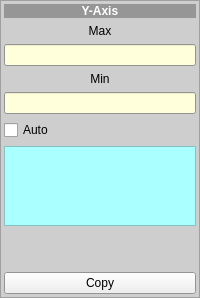
    <widget class="QFrame" name="frame_12">
     <property name="minimumSize">
      <size>
       <width>50</width>
       <height>0</height>
      </size>
     </property>
     <property name="palette">
      <palette>
       <active>
        <colorrole role="Base">
         <brush brushstyle="SolidPattern">
          <color alpha="255">
           <red>255</red>
           <green>255</green>
           <blue>255</blue>
          </color>
         </brush>
        </colorrole>
        <colorrole role="Window">
         <brush brushstyle="SolidPattern">
          <color alpha="255">
           <red>206</red>
           <green>206</green>
           <blue>206</blue>
          </color>
         </brush>
        </colorrole>
       </active>
       <inactive>
        <colorrole role="Base">
         <brush brushstyle="SolidPattern">
          <color alpha="255">
           <red>255</red>
           <green>255</green>
           <blue>255</blue>
          </color>
         </brush>
        </colorrole>
        <colorrole role="Window">
         <brush brushstyle="SolidPattern">
          <color alpha="255">
           <red>206</red>
           <green>206</green>
           <blue>206</blue>
          </color>
         </brush>
        </colorrole>
       </inactive>
       <disabled>
        <colorrole role="Base">
         <brush brushstyle="SolidPattern">
          <color alpha="255">
           <red>206</red>
           <green>206</green>
           <blue>206</blue>
          </color>
         </brush>
        </colorrole>
        <colorrole role="Window">
         <brush brushstyle="SolidPattern">
          <color alpha="255">
           <red>206</red>
           <green>206</green>
           <blue>206</blue>
          </color>
         </brush>
        </colorrole>
       </disabled>
      </palette>
     </property>
     <property name="autoFillBackground">
      <bool>true</bool>
     </property>
     <property name="frameShape">
      <enum>QFrame::StyledPanel</enum>
     </property>
     <property name="frameShadow">
      <enum>QFrame::Raised</enum>
     </property>
     <layout class="QVBoxLayout" name="verticalLayout_2">
      <property name="leftMargin">
       <number>3</number>
      </property>
      <property name="topMargin">
       <number>3</number>
      </property>
      <property name="rightMargin">
       <number>3</number>
      </property>
      <property name="bottomMargin">
       <number>3</number>
      </property>
      <item>
       <widget class="QLabel" name="label_52">
        <property name="minimumSize">
         <size>
          <width>45</width>
          <height>0</height>
         </size>
        </property>
        <property name="palette">
         <palette>
          <active>
           <colorrole role="WindowText">
            <brush brushstyle="SolidPattern">
             <color alpha="255">
              <red>255</red>
              <green>255</green>
              <blue>255</blue>
             </color>
            </brush>
           </colorrole>
           <colorrole role="Base">
            <brush brushstyle="SolidPattern">
             <color alpha="255">
              <red>255</red>
              <green>255</green>
              <blue>255</blue>
             </color>
            </brush>
           </colorrole>
           <colorrole role="Window">
            <brush brushstyle="SolidPattern">
             <color alpha="255">
              <red>150</red>
              <green>150</green>
              <blue>150</blue>
             </color>
            </brush>
           </colorrole>
          </active>
          <inactive>
           <colorrole role="WindowText">
            <brush brushstyle="SolidPattern">
             <color alpha="255">
              <red>255</red>
              <green>255</green>
              <blue>255</blue>
             </color>
            </brush>
           </colorrole>
           <colorrole role="Base">
            <brush brushstyle="SolidPattern">
             <color alpha="255">
              <red>255</red>
              <green>255</green>
              <blue>255</blue>
             </color>
            </brush>
           </colorrole>
           <colorrole role="Window">
            <brush brushstyle="SolidPattern">
             <color alpha="255">
              <red>150</red>
              <green>150</green>
              <blue>150</blue>
             </color>
            </brush>
           </colorrole>
          </inactive>
          <disabled>
           <colorrole role="WindowText">
            <brush brushstyle="SolidPattern">
             <color alpha="255">
              <red>120</red>
              <green>120</green>
              <blue>120</blue>
             </color>
            </brush>
           </colorrole>
           <colorrole role="Base">
            <brush brushstyle="SolidPattern">
             <color alpha="255">
              <red>150</red>
              <green>150</green>
              <blue>150</blue>
             </color>
            </brush>
           </colorrole>
           <colorrole role="Window">
            <brush brushstyle="SolidPattern">
             <color alpha="255">
              <red>150</red>
              <green>150</green>
              <blue>150</blue>
             </color>
            </brush>
           </colorrole>
          </disabled>
         </palette>
        </property>
        <property name="font">
         <font>
          <weight>75</weight>
          <bold>true</bold>
         </font>
        </property>
        <property name="autoFillBackground">
         <bool>true</bool>
        </property>
        <property name="text">
         <string>  Y-Axis  </string>
        </property>
        <property name="alignment">
         <set>Qt::AlignCenter</set>
        </property>
       </widget>
      </item>
      <item>
       <widget class="QLabel" name="label_53">
        <property name="text">
         <string>Max</string>
        </property>
        <property name="alignment">
         <set>Qt::AlignCenter</set>
        </property>
       </widget>
      </item>
      <item>
       <widget class="QLineEdit" name="lineEdit_fd_ymax">
        <property name="palette">
         <palette>
          <active>
           <colorrole role="Base">
            <brush brushstyle="SolidPattern">
             <color alpha="255">
              <red>255</red>
              <green>255</green>
              <blue>220</blue>
             </color>
            </brush>
           </colorrole>
          </active>
          <inactive>
           <colorrole role="Base">
            <brush brushstyle="SolidPattern">
             <color alpha="255">
              <red>255</red>
              <green>255</green>
              <blue>220</blue>
             </color>
            </brush>
           </colorrole>
          </inactive>
          <disabled>
           <colorrole role="Base">
            <brush brushstyle="SolidPattern">
             <color alpha="255">
              <red>240</red>
              <green>240</green>
              <blue>240</blue>
             </color>
            </brush>
           </colorrole>
          </disabled>
         </palette>
        </property>
       </widget>
      </item>
      <item>
       <widget class="QLabel" name="label_54">
        <property name="text">
         <string>Min</string>
        </property>
        <property name="alignment">
         <set>Qt::AlignCenter</set>
        </property>
       </widget>
      </item>
      <item>
       <widget class="QLineEdit" name="lineEdit_fd_ymin">
        <property name="palette">
         <palette>
          <active>
           <colorrole role="Base">
            <brush brushstyle="SolidPattern">
             <color alpha="255">
              <red>255</red>
              <green>255</green>
              <blue>220</blue>
             </color>
            </brush>
           </colorrole>
          </active>
          <inactive>
           <colorrole role="Base">
            <brush brushstyle="SolidPattern">
             <color alpha="255">
              <red>255</red>
              <green>255</green>
              <blue>220</blue>
             </color>
            </brush>
           </colorrole>
          </inactive>
          <disabled>
           <colorrole role="Base">
            <brush brushstyle="SolidPattern">
             <color alpha="255">
              <red>240</red>
              <green>240</green>
              <blue>240</blue>
             </color>
            </brush>
           </colorrole>
          </disabled>
         </palette>
        </property>
       </widget>
      </item>
      <item>
       <widget class="QCheckBox" name="checkBox_fd_yauto">
        <property name="text">
         <string>Auto</string>
        </property>
       </widget>
      </item>
      <item>
       <widget class="QFrame" name="frame_meas_sec">
        <property name="palette">
         <palette>
          <active>
           <colorrole role="Base">
            <brush brushstyle="SolidPattern">
             <color alpha="255">
              <red>255</red>
              <green>255</green>
              <blue>255</blue>
             </color>
            </brush>
           </colorrole>
           <colorrole role="Window">
            <brush brushstyle="SolidPattern">
             <color alpha="255">
              <red>170</red>
              <green>255</green>
              <blue>255</blue>
             </color>
            </brush>
           </colorrole>
          </active>
          <inactive>
           <colorrole role="Base">
            <brush brushstyle="SolidPattern">
             <color alpha="255">
              <red>255</red>
              <green>255</green>
              <blue>255</blue>
             </color>
            </brush>
           </colorrole>
           <colorrole role="Window">
            <brush brushstyle="SolidPattern">
             <color alpha="255">
              <red>170</red>
              <green>255</green>
              <blue>255</blue>
             </color>
            </brush>
           </colorrole>
          </inactive>
          <disabled>
           <colorrole role="Base">
            <brush brushstyle="SolidPattern">
             <color alpha="255">
              <red>170</red>
              <green>255</green>
              <blue>255</blue>
             </color>
            </brush>
           </colorrole>
           <colorrole role="Window">
            <brush brushstyle="SolidPattern">
             <color alpha="255">
              <red>170</red>
              <green>255</green>
              <blue>255</blue>
             </color>
            </brush>
           </colorrole>
          </disabled>
         </palette>
        </property>
        <property name="autoFillBackground">
         <bool>true</bool>
        </property>
        <property name="frameShape">
         <enum>QFrame::StyledPanel</enum>
        </property>
        <property name="frameShadow">
         <enum>QFrame::Raised</enum>
        </property>
        <layout class="QVBoxLayout" name="verticalLayout_4">
         <property name="leftMargin">
          <number>2</number>
         </property>
         <property name="topMargin">
          <number>2</number>
         </property>
         <property name="rightMargin">
          <number>2</number>
         </property>
         <property name="bottomMargin">
          <number>2</number>
         </property>
         <item>
          <widget class="QLabel" name="label_s0_sec">
           <property name="text">
            <string/>
           </property>
           <property name="alignment">
            <set>Qt::AlignCenter</set>
           </property>
          </widget>
         </item>
         <item>
          <widget class="QLabel" name="label_s1_sec">
           <property name="text">
            <string/>
           </property>
           <property name="alignment">
            <set>Qt::AlignCenter</set>
           </property>
          </widget>
         </item>
         <item>
          <widget class="QLabel" name="label_s2_sec">
           <property name="text">
            <string/>
           </property>
           <property name="alignment">
            <set>Qt::AlignCenter</set>
           </property>
          </widget>
         </item>
         <item>
          <widget class="QLabel" name="label_s3_sec">
           <property name="text">
            <string/>
           </property>
           <property name="alignment">
            <set>Qt::AlignCenter</set>
           </property>
          </widget>
         </item>
        </layout>
       </widget>
      </item>
      <item>
       <spacer name="verticalSpacer_4">
        <property name="orientation">
         <enum>Qt::Vertical</enum>
        </property>
        <property name="sizeHint" stdset="0">
         <size>
          <width>20</width>
          <height>40</height>
         </size>
        </property>
       </spacer>
      </item>
      <item>
       <widget class="QPushButton" name="pushButton_copy_fd">
        <property name="text">
         <string>Copy</string>
        </property>
       </widget>
      </item>
     </layout>
    </widget>
